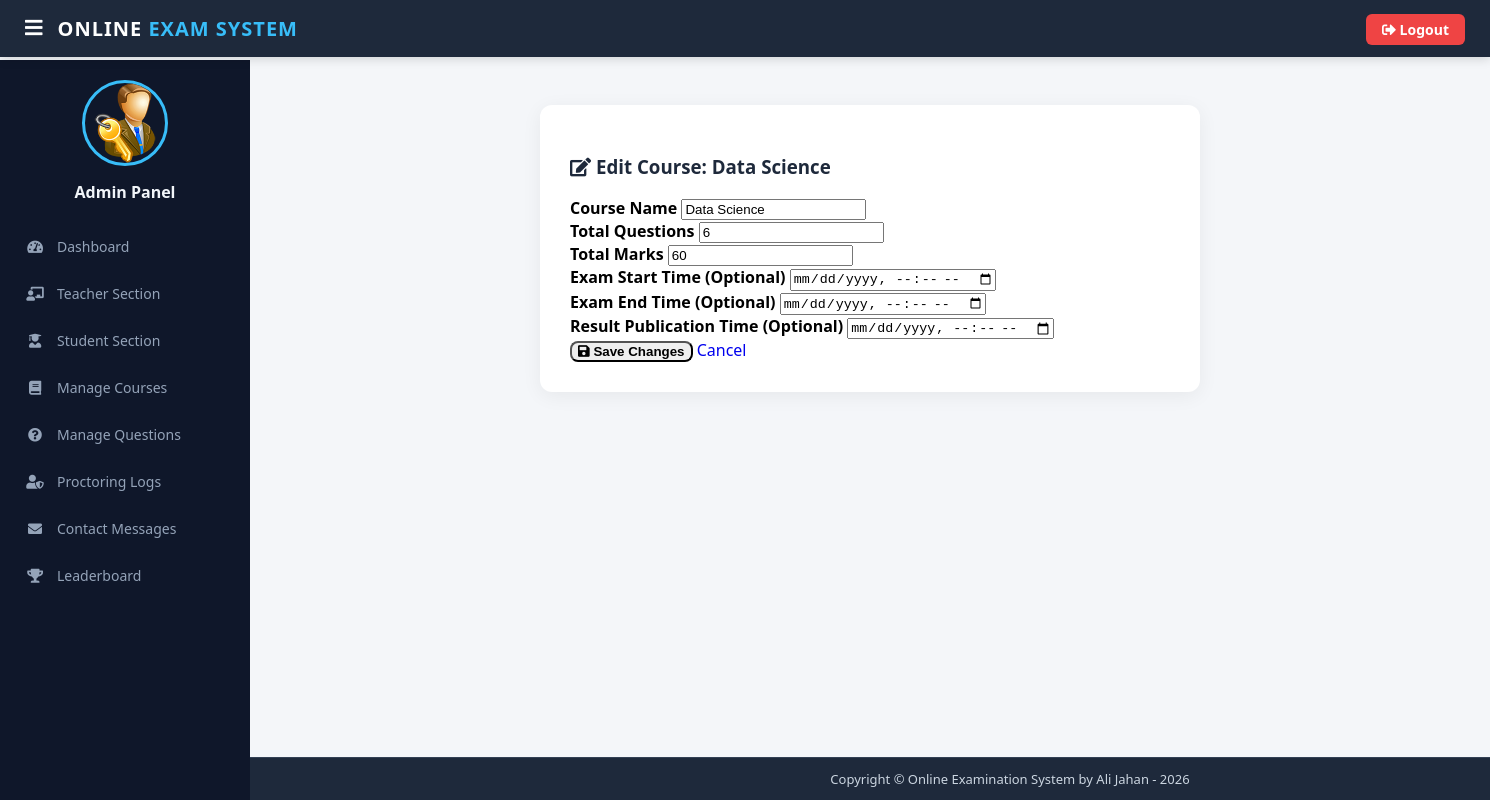
The app's page /update-course/2 (signed in) with its own data.
### exam/models.py (models this page shows, shortened)
class Course(models.Model):
    course_name = models.CharField(max_length=50)
    question_number = models.PositiveIntegerField()
    total_marks = models.PositiveIntegerField()
    start_time = models.DateTimeField(null=True, blank=True)
    end_time = models.DateTimeField(null=True, blank=True)
    result_publish_time = models.DateTimeField(null=True, blank=True)

### exam/views.py (the view)
# urls.py: path('update-course/<int:pk>', views.update_course_view,name='update-course'),
@login_required(login_url='adminlogin')
def update_course_view(request, pk):
    course = models.Course.objects.get(id=pk)
    courseForm = forms.CourseForm(instance=course)
    if request.method == 'POST':
        courseForm = forms.CourseForm(request.POST, instance=course)
        if courseForm.is_valid():
            courseForm.save()
            return redirect('admin-view-course')
    return render(request, 'exam/update_course.html', {'courseForm': courseForm, 'course': course})

### exam/forms.py
class CourseForm(forms.ModelForm):
    class Meta:
        model = models.Course
        fields = ['course_name', 'question_number', 'total_marks', 'start_time', 'end_time', 'result_publish_time']
        widgets = {
            'start_time': forms.DateTimeInput(attrs={'type': 'datetime-local', 'class': 'form-control'}),
            'end_time': forms.DateTimeInput(attrs={'type': 'datetime-local', 'class': 'form-control'}),
            'result_publish_time': forms.DateTimeInput(attrs={'type': 'datetime-local', 'class': 'form-control'}),
        }

### templates/exam/update_course.html (shortened to what this page needs)
{% extends 'exam/adminbase.html' %}
{% load widget_tweaks %}
{% block content %}
<head>
</head>
<div class="container-fluid">
  <div class="form-card">
    <h3 class="text-center mb-4" style="font-weight: 700; color: #1e293b;">
      <i class="fas fa-edit text-primary"></i> Edit Course: {{ course.course_name }}
    </h3>
    <form method="POST" autocomplete="off">
      <div class="form-group mb-3">
        <label><strong>Course Name</strong></label>
        {% render_field courseForm.course_name class="form-control" placeholder="Course Name" %}
      </div>
      <div class="form-group mb-3">
        <label><strong>Total Questions</strong></label>
        {% render_field courseForm.question_number class="form-control" placeholder="Total Questions" %}
      </div>
      <div class="form-group mb-3">
        <label><strong>Total Marks</strong></label>
        {% render_field courseForm.total_marks class="form-control" placeholder="Total Marks" %}
      </div>
      <div class="form-group mb-3">
        <label><strong>Exam Start Time (Optional)</strong></label>
        {% render_field courseForm.start_time class="form-control" %}
      </div>
      <div class="form-group mb-3">
        <label><strong>Exam End Time (Optional)</strong></label>
        {% render_field courseForm.end_time class="form-control" %}
      </div>
      <div class="form-group mb-3">
        <label><strong>Result Publication Time (Optional)</strong></label>
        {% render_field courseForm.result_publish_time class="form-control" %}
      </div>
      <button type="submit" class="btn btn-success btn-block btn-lg" style="border-radius: 8px; font-weight: bold;">
        <i class="fas fa-save"></i> Save Changes
      </button>
      <a href="{% url 'admin-view-course' %}" class="btn btn-secondary btn-block mt-2" style="border-radius: 8px;">Cancel</a>
    </form>
  </div>
</div>
{% endblock content %}

### templates/exam/adminbase.html (style rules this page uses)
a:link { text-decoration: none; }
html, body { height: 100%; margin: 0; padding: 0; font-family: "Poppins", "Segoe UI", sans-serif; background-color: #f4f6f9; }
body { display: flex; flex-direction: column; min-height: 100vh; }

### templates/exam/update_course.html (style rules this page uses)
.form-card { max-width: 600px; margin: 20px auto; background: #ffffff; padding: 30px; border-radius: 12px; box-shadow: 0 4px 20px rgba(0,0,0,0.06); }

### records on screen
Course: course_name "Data Science", question_number "6", total_marks "60"
